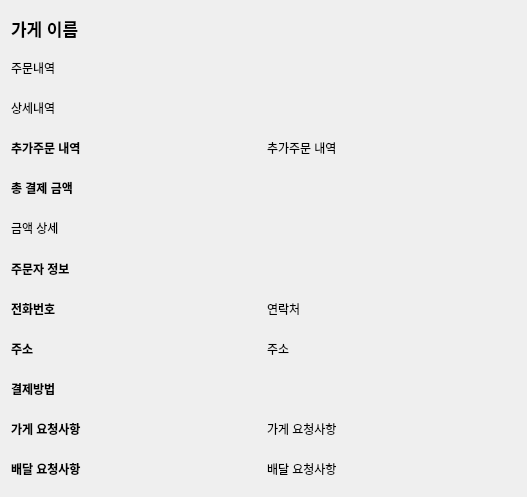
          <widget class="QWidget" name="scrollAreaWidgetContents_3">
           <property name="geometry">
            <rect>
             <x>0</x>
             <y>0</y>
             <width>527</width>
             <height>497</height>
            </rect>
           </property>
           <layout class="QVBoxLayout" name="verticalLayout_19">
            <item>
             <layout class="QVBoxLayout" name="verticalLayout_18">
              <item>
               <widget class="QLabel" name="label_28">
                <property name="font">
                 <font>
                  <pointsize>13</pointsize>
                  <bold>true</bold>
                 </font>
                </property>
                <property name="text">
                 <string>가게 이름</string>
                </property>
               </widget>
              </item>
              <item>
               <widget class="QLabel" name="label_31">
                <property name="text">
                 <string>주문내역</string>
                </property>
               </widget>
              </item>
              <item>
               <layout class="QHBoxLayout" name="horizontalLayout_7">
                <item>
                 <widget class="QLabel" name="label_32">
                  <property name="text">
                   <string>상세내역</string>
                  </property>
                 </widget>
                </item>
               </layout>
              </item>
              <item>
               <layout class="QHBoxLayout" name="horizontalLayout_8">
                <item>
                 <widget class="QLabel" name="label_45">
                  <property name="font">
                   <font>
                    <bold>true</bold>
                   </font>
                  </property>
                  <property name="text">
                   <string>추가주문 내역</string>
                  </property>
                 </widget>
                </item>
                <item>
                 <widget class="QLabel" name="label_40">
                  <property name="text">
                   <string>추가주문 내역</string>
                  </property>
                 </widget>
                </item>
               </layout>
              </item>
              <item>
               <widget class="QLabel" name="label_33">
                <property name="font">
                 <font>
                  <bold>true</bold>
                 </font>
                </property>
                <property name="text">
                 <string>총 결제 금액</string>
                </property>
               </widget>
              </item>
              <item>
               <widget class="QLabel" name="label_34">
                <property name="text">
                 <string>금액 상세</string>
                </property>
               </widget>
              </item>
              <item>
               <widget class="QLabel" name="label_35">
                <property name="font">
                 <font>
                  <bold>true</bold>
                 </font>
                </property>
                <property name="text">
                 <string>주문자 정보</string>
                </property>
               </widget>
              </item>
              <item>
               <layout class="QHBoxLayout" name="horizontalLayout_4">
                <item>
                 <widget class="QLabel" name="label_19">
                  <property name="font">
                   <font>
                    <bold>true</bold>
                   </font>
                  </property>
                  <property name="text">
                   <string>전화번호</string>
                  </property>
                 </widget>
                </item>
                <item>
                 <widget class="QLabel" name="label_36">
                  <property name="text">
                   <string>연락처</string>
                  </property>
                 </widget>
                </item>
               </layout>
              </item>
              <item>
               <layout class="QHBoxLayout" name="horizontalLayout_10">
                <item>
                 <widget class="QLabel" name="label_20">
                  <property name="font">
                   <font>
                    <bold>true</bold>
                   </font>
                  </property>
                  <property name="text">
                   <string>주소</string>
                  </property>
                 </widget>
                </item>
                <item>
                 <widget class="QLabel" name="label_41">
                  <property name="text">
                   <string>주소</string>
                  </property>
                 </widget>
                </item>
               </layout>
              </item>
              <item>
               <widget class="QLabel" name="label_37">
                <property name="font">
                 <font>
                  <bold>true</bold>
                 </font>
                </property>
                <property name="text">
                 <string>결제방법</string>
                </property>
               </widget>
              </item>
              <item>
               <layout class="QHBoxLayout" name="horizontalLayout_11">
                <item>
                 <widget class="QLabel" name="label_42">
                  <property name="font">
                   <font>
                    <bold>true</bold>
                   </font>
                  </property>
                  <property name="text">
                   <string>가게 요청사항</string>
                  </property>
                 </widget>
                </item>
                <item>
                 <widget class="QLabel" name="label_38">
                  <property name="text">
                   <string>가게 요청사항</string>
                  </property>
                 </widget>
                </item>
               </layout>
              </item>
              <item>
               <layout class="QHBoxLayout" name="horizontalLayout_12">
                <item>
                 <widget class="QLabel" name="label_43">
                  <property name="font">
                   <font>
                    <bold>true</bold>
                   </font>
                  </property>
                  <property name="text">
                   <string>배달 요청사항</string>
                  </property>
                 </widget>
                </item>
                <item>
                 <widget class="QLabel" name="label_39">
                  <property name="text">
                   <string>배달 요청사항</string>
                  </property>
                 </widget>
                </item>
               </layout>
              </item>
             </layout>
            </item>
           </layout>
          </widget>
